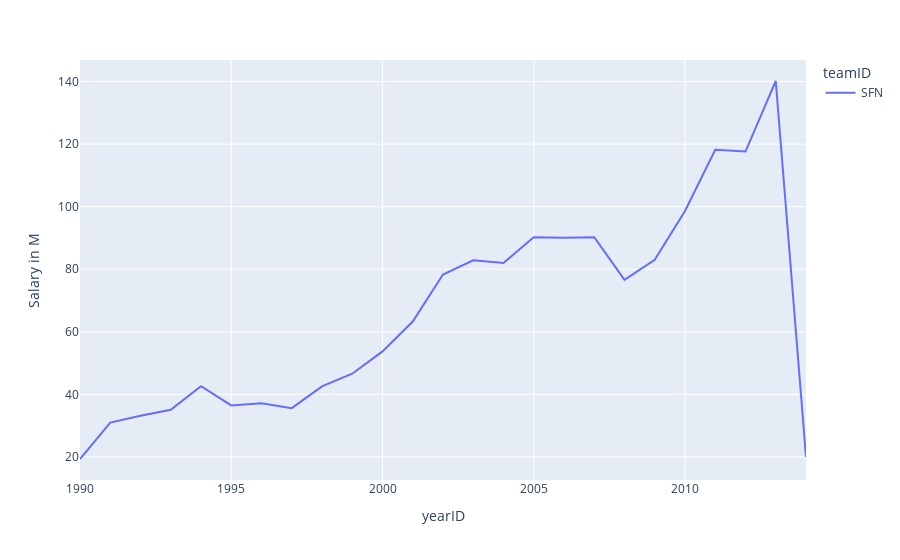

Write notebook code for a chart like this one.
### Code cell
fig = px.line(teams_payroll[teams_payroll.teamID=='SFN'], x="yearID", y="Salary in M", color='teamID')
fig.show()

### Figure 1 — Plotly figure (JSON) as saved in the notebook; plotly's stock layout.template omitted (floating-point values rounded to 4 significant figures)
{"data": [{"hovertemplate": "teamID=SFN<br>yearID=%{x}<br>Salary in M=%{y}<extra></extra>", "legendgroup": "SFN", "line": {"color": "#636efa", "dash": "solid"}, "mode": "lines", "name": "SFN", "showlegend": true, "type": "scatter", "x": [1990, 1991, 1992, 1993, 1994, 1995, 1996, 1997, 1998, 1999, 2000, 2001, 2002, 2003, 2004, 2005, 2006, 2007, 2008, 2009, 2010, 2011, 2012, 2013, 2014], "xaxis": "x", "y": [19.34, 30.97, 33.16, 35.05, 42.64, 36.46, 37.14, 35.59, 42.57, 46.6, 53.74, 63.28, 78.3, 82.85, 82.02, 90.2, 90.06, 90.22, 76.59, 83.03, 98.64, 118.2, 117.6, 140.2, 20], "yaxis": "y"}], "layout": {"legend": {"title": {"text": "teamID"}, "tracegroupgap": 0}, "margin": {"t": 60}, "xaxis": {"anchor": "y", "domain": [0, 1], "title": {"text": "yearID"}}, "yaxis": {"anchor": "x", "domain": [0, 1], "title": {"text": "Salary in M"}}}}
